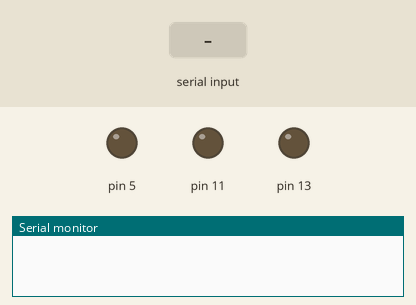
The sketch below on a simulated Arduino Mega 2560, built with avr-gcc and run on an emulated ATmega2560. Parts: output pins drawn as LEDs (lit = HIGH), the last lines printed to the serial monitor. The inputs (shaded band) are chosen by the test bench.

Above: at 0.1 s.
At 6.3 s:
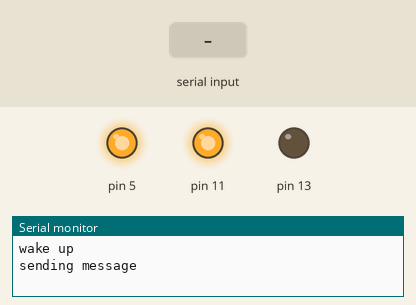
6.4 s: "90,45\n" received over the second serial link
At 7.8 s:
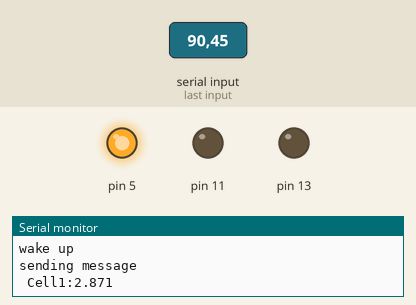
Timing chart, 0 to 9.4 s (numbered marks = the images above; inputs shaded):
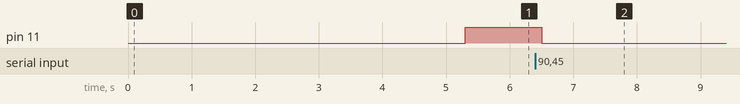

The sketch:

BMS_v1_0.ino
```cpp
//zpráva synchronizující komunikaci
byte messageSync[] = {0xF1, 0x02, 0x00, 0x50, 0x93};
//zpráva vracející počet vzorkovaných článků
byte messagerespodNumOfcells[] = {0x81, 0x00, 0x0D, 0x01, 0xED, 0x6C}; //works
//91 00 14 00 23FC
byte messageDisablBall[] = {0x91, 0x00, 0x20, 0x00, 0x35, 0x3C};

//Zpráva která přečte registry, vrací hodnoty nastavené podle adesy kanálu
byte messageReadVoltage1[] = {0xE1, 0x02, 0x00, 0x51, 0x56};

//Nastavení vzorkovací frekvence ADC
byte messageSetSampleRate[] = {0x91, 0x00, 0x62, 0xFF, 0x45, 0xDC};

// Adresy kanálů napětí
 byte messageSetSampledChannels1[] = {0x94, 0x00, 0x03, 0x10, 0x00, 0x00, 0x00, 0x95, 0x09 }; // adresa13
 byte messageSetSampledChannels2[] = {0x94, 0x00, 0x03, 0x20, 0x00, 0x00, 0x00, 0x9A, 0x09 };  // adresa14
 byte messageSetSampledChannels3[] = {0x94, 0x00, 0x03, 0x08, 0x00, 0x00, 0x00, 0x93, 0xA9}; // adresa1
 byte messageSetSampledChannels4[] = {0x94, 0x00, 0x03, 0x04, 0x00, 0x00, 0x00, 0x90, 0xF9}; // adresa2
 byte messageSetSampledChannels5[] = {0x94, 0x00, 0x03, 0x02, 0x00, 0x00, 0x00, 0x90, 0x71}; // adresa3
 byte messageSetSampledChannels6[] = {0x94, 0x00, 0x03, 0x01, 0x00, 0x00, 0x00, 0x90, 0x35}; // adresa4
 byte messageSetSampledChannels7[] = {0x94, 0x00, 0x03, 0x00, 0x80, 0x00, 0x00, 0x90, 0x21}; // adresa5
 byte messageSetSampledChannels8[] = {0x94, 0x00, 0x03, 0x00, 0x40, 0x00, 0x00, 0x90, 0xD1}; // adresa6
 byte messageSetSampledChannels9[] = {0x94, 0x00, 0x03, 0x00, 0x20, 0x00, 0x00, 0x90, 0x03}; // adresa7
 byte messageSetSampledChannels10[] = {0x94, 0x00, 0x03, 0x00, 0x10, 0x00, 0x00, 0x90, 0x0C}; // adresa8
 byte messageSetSampledChannels11[] = {0x94, 0x00, 0x03, 0x00, 0x08, 0x00, 0x00, 0x10, 0x0B}; // adresa9
 byte messageSetSampledChannels12[] = {0x94, 0x00, 0x03, 0x00, 0x04, 0x00, 0x00, 0xD0, 0x08}; // adresa10
 byte messageSetSampledChannels13[] = {0x94, 0x00, 0x03, 0x00, 0x02, 0x00, 0x00, 0x30, 0x09}; // adresa11
 byte messageSetSampledChannels14[] = {0x94, 0x00, 0x03, 0x00, 0x01, 0x00, 0x00, 0xC0, 0x09}; // adresa12
// Adresy kanálů teplotních čidel

 byte messageSetSampledChannels17[] = {0x94, 0x00, 0x03, 0x00, 0x00, 0x80, 0x00, 0xF0, 0x09}; //x
 byte messageSetSampledChannels18[] = {0x94, 0x00, 0x03, 0x00, 0x00, 0x40, 0x00, 0xA0, 0x09}; //tep1
 byte messageSetSampledChannels19[] = {0x94, 0x00, 0x03, 0x00, 0x00, 0x20, 0x00, 0x88, 0x09}; //tep 2
 byte messageSetSampledChannels20[] = {0x94, 0x00, 0x03, 0x00, 0x00, 0x10, 0x00, 0x9C, 0x09}; //tep 3
 byte messageSetSampledChannels21[] = {0x94, 0x00, 0x03, 0x00, 0x00, 0x08, 0x00, 0x96, 0x09}; // tep 4
 byte messageSetSampledChannels22[] = {0x94, 0x00, 0x03, 0x00, 0x00, 0x04, 0x00, 0x93, 0x09}; //tep 5
 byte messageSetSampledChannels23[] = {0x94, 0x00, 0x03, 0x00, 0x00, 0x02, 0x00, 0x90, 0xA9}; //tep 6
 byte messageSetSampledChannels24[] = {0x94, 0x00, 0x03, 0x00, 0x00, 0x01, 0x00, 0x90, 0x59}; // tep 7
 byte messageSetSampledChannels25[] = {0x94, 0x00, 0x03, 0x00, 0x00, 0x00, 0x80, 0x90, 0x69}; // adresa25 x
 byte messageSetSampledChannels26[] = {0x94, 0x00, 0x03, 0x00, 0x00, 0x00, 0x40, 0x90, 0x39}; // adresa26 x
 byte messageSetSampledChannels27[] = {0x94, 0x00, 0x03, 0x00, 0x00, 0x00, 0x20, 0x90, 0x11}; // adresa27 x
 byte messageSetSampledChannels28[] = {0x94, 0x00, 0x03, 0x00, 0x00, 0x00, 0x10, 0x90, 0x05}; // adresa28 tep1
 byte messageSetSampledChannels29[] = {0x94, 0x00, 0x03, 0x00, 0x00, 0x00, 0x08, 0x90, 0x0F}; // adresa29 x
 byte messageSetSampledChannels30[] = {0x94, 0x00, 0x03, 0x00, 0x00, 0x00, 0x04, 0x90, 0x0A}; // adresa30 x
 byte messageSetSampledChannels31[] = {0x94, 0x00, 0x03, 0x00, 0x00, 0x00, 0x02, 0x10, 0x08}; // adresa31 x
 byte messageSetSampledChannels32[] = {0x94, 0x00, 0x03, 0x00, 0x00, 0x00, 0x01, 0x50, 0x09}; // adresa32 x


bool TempFlag = 0;
bool UnderVoltageFlag = 0;
bool contactor = 0;


String data = " "; // string obsahující přečtená data kanálu
String AllData = " "; // soubor všech hodnot na čtených kanálech, pro výpis
String StringToPrint = " ";
int currentChannel = 0; // Index aktuálního kanálu


double resistance = 0;
double temperature = 0;


void setup() {
  Serial.begin(250000);
  Serial1.begin(250000);
  pinMode(5, OUTPUT);
  pinMode(13, OUTPUT);
  pinMode(11, OUTPUT);
  delay(1000);
  Serial.println("wake up");
  digitalWrite(5, HIGH);
  delay(2000);
  Serial.println("sending message");
  delay(1000);
  Serial1.write(messageSetSampleRate, sizeof(messageSetSampleRate));
  delay(1000);
  //inicializace displaye
  delay(100);


}

void loop() {

if(TempFlag == 1){
  //vypnutí stykače
    digitalWrite(11, LOW);
    contactor = 0;
}

if(UnderVoltageFlag == 1){
  //vypnutí stykače
    digitalWrite(11, LOW);
}


  ChannelWrite(currentChannel);
  delay(100);
  Serial1.write(messageReadVoltage1, sizeof(messageReadVoltage1));
  delay(100);
  while (Serial1.available()) {
    while (Serial1.available()) {

    data += String(Serial1.read(),HEX);

   }

   data.remove(6);
   data.remove(1,1);
   unsigned int decValue = strtol(data.c_str(), NULL, 16);
   double voltage = 2.0 * 2.5 / 65535.0 * decValue;
  if (currentChannel > 14) {
      resistance = calculateResistance(voltage);
      temperature = calculateTemperature(resistance);

 //Vztyčení flagu o přehřáítí
      if(temperature > 63){
        TempFlag = 1;
        }
    }
 /*
   StringToPrint += "Cell";
   StringToPrint += (currentChannel + 1);
   StringToPrint += ":";
   if(currentChannel < 15){
   StringToPrint += String(voltage,3);
   */

  if(currentChannel < 14){
   StringToPrint += "Cell";
   StringToPrint += (currentChannel + 1);
   StringToPrint += ":";

//vztyčení flagu o podvybití
  if(voltage < 3){
    UnderVoltageFlag = 1;
    }

   StringToPrint += String(voltage,3);
  }
   if(currentChannel > 13){
   StringToPrint += "Temp";
   StringToPrint += (currentChannel +1);
   StringToPrint += ":";
   StringToPrint += String(temperature,3);
   }

//výpis aktuálního kanálu na terminal, jeho reset a přidání do celkového řetězce
    Serial.println(StringToPrint);
     AllData += StringToPrint;
    StringToPrint = " ";

  //reset proměnné data a inkrementace pro měření dalšího kanálu
   data = " ";
   currentChannel++;

   //reset měřeného kanálu
   if(currentChannel>20){
     currentChannel = 0;
   //výpis dat na display
    Serial.println(AllData);

    //reset stringu obsahující napětí článků a teploty
    AllData = "";
   }
   }

   if(TempFlag == 0 & UnderVoltageFlag == 0){
        digitalWrite(11, HIGH);
   }
}

void ChannelWrite(int ChannelAdress){
  switch(ChannelAdress){
    case 0:
      Serial1.write(messageSetSampledChannels1, sizeof(messageSetSampledChannels1));
      break;
    case 1:
      Serial1.write(messageSetSampledChannels2, sizeof(messageSetSampledChannels2));
      break;
    case 2:
      Serial1.write(messageSetSampledChannels3, sizeof(messageSetSampledChannels3));
      break;
    case 3:
      Serial1.write(messageSetSampledChannels4, sizeof(messageSetSampledChannels4));
      break;
    case 4:
      Serial1.write(messageSetSampledChannels5, sizeof(messageSetSampledChannels5));
      break;
    case 5:
      Serial1.write(messageSetSampledChannels6, sizeof(messageSetSampledChannels6));
      break;
    case 6:
      Serial1.write(messageSetSampledChannels7, sizeof(messageSetSampledChannels7));
      break;
    case 7:
      Serial1.write(messageSetSampledChannels8, sizeof(messageSetSampledChannels8));
      break;
    case 8:
      Serial1.write(messageSetSampledChannels9, sizeof(messageSetSampledChannels9));
      break;
    case 9:
      Serial1.write(messageSetSampledChannels10, sizeof(messageSetSampledChannels10));
      break;
    case 10:
      Serial1.write(messageSetSampledChannels11, sizeof(messageSetSampledChannels11));
      break;
    case 11:
      Serial1.write(messageSetSampledChannels12, sizeof(messageSetSampledChannels12));
      break;
    case 12:
      Serial1.write(messageSetSampledChannels13, sizeof(messageSetSampledChannels13));
      break;
    case 13:
      Serial1.write(messageSetSampledChannels14, sizeof(messageSetSampledChannels14));
      break;
    case 14:
      Serial1.write(messageSetSampledChannels18, sizeof(messageSetSampledChannels18));
      break;
    case 15:
      Serial1.write(messageSetSampledChannels19, sizeof(messageSetSampledChannels19));
      break;
    case 16:
      Serial1.write(messageSetSampledChannels20, sizeof(messageSetSampledChannels20));
      break;
    case 17:
      Serial1.write(messageSetSampledChannels21, sizeof(messageSetSampledChannels21));
      break;
    case 18:
     Serial1.write(messageSetSampledChannels22, sizeof(messageSetSampledChannels22));
      break;
    case 19:
      Serial1.write(messageSetSampledChannels23, sizeof(messageSetSampledChannels23));
      break;
    case 20:
      Serial1.write(messageSetSampledChannels24, sizeof(messageSetSampledChannels24));
      break;

  }
}

double calculateTemperature(double resistance) {
  double R25 = 100000.0;    // Hodnota odporu při 25°C
  double B25_50 = 3950.0;   // Hodnota B při 25/50°C

  double invTemperature = 1.0 / (1.0 / 298.15 + (1.0 / B25_50) * log(resistance / R25));
  double temperature = invTemperature - 273.15; // Převod na °C
  return temperature;
}
double calculateResistance(double voltage) {
  // Přepočet na odporový dělič se známou hodnotou rezistoru
  double resistorValue = 100000.0; // Hodnota rezistoru v ohmech
  double resistance = resistorValue * voltage / (5 - voltage);
  return resistance;
}
```

Measured:
- after the input at 6.4 s, pin 11: HIGH → LOW after 0.10 s
